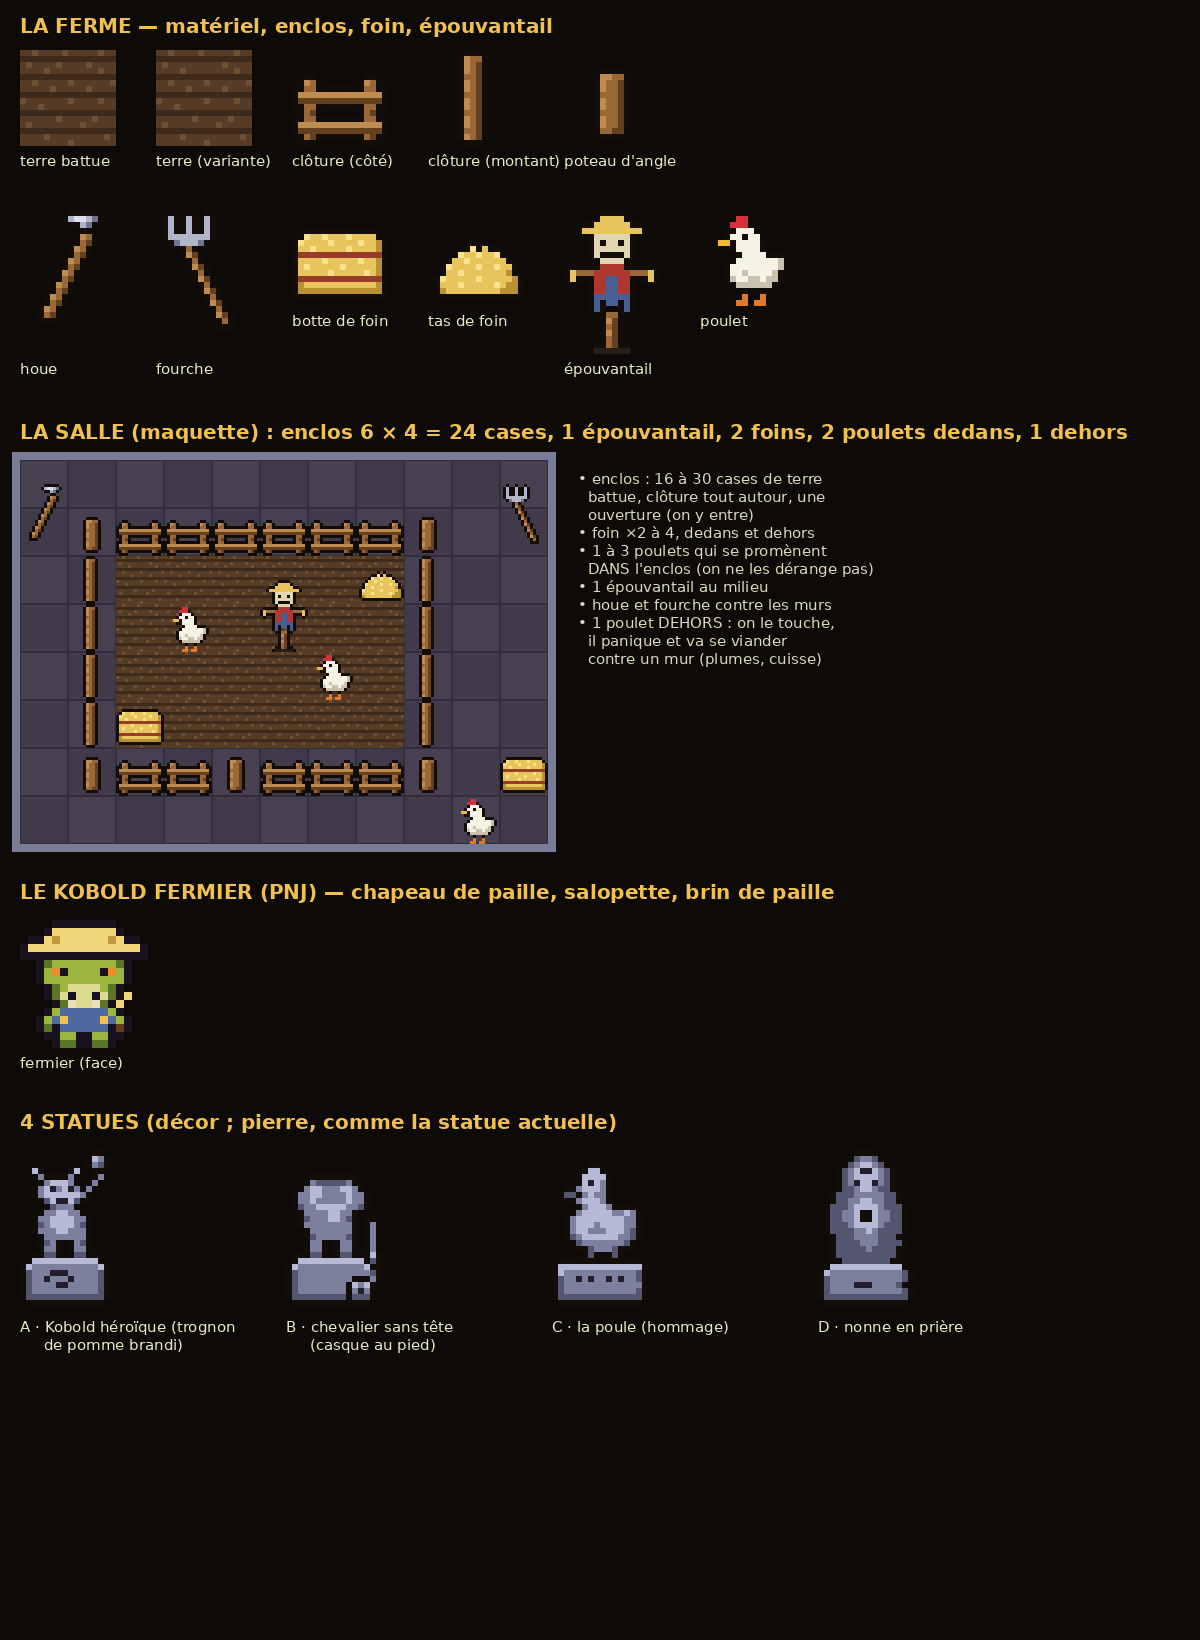

The script that saved this image:
"""Planche « ferme_v1 » (Thomas, 2026-11-13) : la salle de la ferme, le Kobold fermier et 4 statues.
À valider sur image avant d'entrer dans le jeu.  python3 art/ferme_v1.py → art/ferme_v1.png"""
from PIL import Image, ImageDraw, ImageFont

S = 6  # agrandissement de la planche

PAL = {
    ".": None,
    "K": (18, 13, 8), "k": (40, 30, 22),
    # terre battue
    "e": (86, 60, 38), "E": (110, 80, 50), "f": (62, 42, 26),
    # bois
    "B": (154, 104, 54), "b": (100, 64, 30), "W": (190, 140, 80),
    # métal
    "S": (176, 182, 200), "D": (110, 116, 140), "H": (220, 224, 236),
    # foin
    "Y": (232, 196, 92), "y": (186, 146, 52), "Z": (250, 226, 140), "r": (150, 60, 40),
    # tissu épouvantail
    "R": (176, 54, 48), "U": (70, 96, 150), "u": (44, 62, 104), "T": (226, 214, 178),
    # pierre des statues
    "s": (124, 128, 158), "d": (84, 86, 112), "h": (182, 186, 214), "x": (34, 30, 44),
    # poulet
    "w": (246, 242, 230), "c": (201, 194, 174), "o": (224, 122, 42), "j": (240, 184, 48), "q": (216, 48, 58),
}


def sprite(rows, pal=PAL):
    h, w = len(rows), len(rows[0])
    img = Image.new("RGBA", (w, h), (0, 0, 0, 0))
    px = img.load()
    for y, row in enumerate(rows):
        assert len(row) == w, (row, w)
        for x, ch in enumerate(row):
            c = pal.get(ch)
            if c:
                px[x, y] = c + (255,)
    return img


SOIL = [
    "eeEeeeeEeeeeeEee",
    "fffffffffffffffff"[:16],
    "eEeeeeEeeeeEeeee",
    "eeeeEeeeeeeeeEee",
    "ffffffffffffffff",
    "eeEeeeeeEeeeeeeE",
    "eeeeeEeeeeeEeeee",
    "ffffffffffffffff",
    "EeeeeeeeEeeeeEee",
    "eeeEeeeeeeeeeeee",
    "ffffffffffffffff",
    "eeeeeeEeeeeeEeee",
    "eEeeeeeeeeEeeeee",
    "ffffffffffffffff",
    "eeeeEeeeeeeeeeEe",
    "eeeeeeeeEeeeeeee",
]
SPROUT = [r for r in SOIL]
SPROUT = [
    "eeEeeeeEeeeeeEee",
    "ffffffffffffffff",
    "eEeeeAeeeeeEeeee".replace("A", "e"),
    "eeeeEeeeeeeeeEee",
    "ffffffffffffffff",
    "eeEeeeeeEeeeeeeE",
    "eeeeeEeeeeeEeeee",
    "ffffffffffffffff",
    "EeeeeeeeEeeeeEee",
    "eeeEeeeeeeeeeeee",
    "ffffffffffffffff",
    "eeeeeeEeeeeeEeee",
    "eEeeeeeeeeEeeeee",
    "ffffffffffffffff",
    "eeeeEeeeeeeeeeEe",
    "eeeeeeeeEeeeeeee",
]

FENCE_H = [
    "................",
    "................",
    "................",
    "................",
    "..KK........KK..",
    ".KWBK......KWBK.",
    "KKBBKKKKKKKKBBKK",
    "KWWWWWWWWWWWWWWK",
    "KbbbbbbbbbbbbbbK",
    "KKBBKKKKKKKKBBKK",
    ".KBbK......KBbK.",
    "KKBBKKKKKKKKBBKK",
    "KWWWWWWWWWWWWWWK",
    "KbbbbbbbbbbbbbbK",
    "KKBbKKKKKKKKBbKK",
    ".KKK........KKK.",
]
FENCE_V = [
    "......KKK.......",
    ".....KWBBK......",
    ".....KWBbK......",
    ".....KWBbK......",
    ".....KBBbK......",
    ".....KWBbK......",
    ".....KWBbK......",
    ".....KBBbK......",
    ".....KWBbK......",
    ".....KWBbK......",
    ".....KBBbK......",
    ".....KWBbK......",
    ".....KWBbK......",
    ".....KBBbK......",
    ".....KWBbK......",
    "......KKK.......",
]
FENCE_POST = [
    "................",
    "................",
    "................",
    "......KKKK......",
    ".....KWWBBK.....",
    ".....KWBBbK.....",
    ".....KWBBbK.....",
    ".....KBBBbK.....",
    ".....KWBBbK.....",
    ".....KWBBbK.....",
    ".....KBBBbK.....",
    ".....KWBBbK.....",
    ".....KWBBbK.....",
    ".....KBBbbK.....",
    "......KKKK......",
    "................",
]

HOE = [
    "........KKKKK...",
    ".......KSHHSDK..",
    "........KKSDK...",
    "..........KK....",
    ".........KWBK...",
    ".........KBbK...",
    "........KWBK....",
    "........KBbK....",
    ".......KWBK.....",
    ".......KBbK.....",
    "......KWBK......",
    "......KBbK......",
    ".....KWBK.......",
    ".....KBbK.......",
    "....KWBK........",
    "....KBbK........",
    "...KWBK.........",
    "...KBbK.........",
    "...KKK..........",
    "................",
    "................",
    "................",
    "................",
    "................",
]
FORK = [
    "..K..K..K.......",
    ".KSKKSKKSK......",
    ".KSKKSKKSK......",
    ".KSKKSKKSK......",
    ".KSSSSSSSK......",
    "..KDSSSDK.......",
    "....KBK.........",
    "....KWbK........",
    ".....KBK........",
    ".....KWbK.......",
    "......KBK.......",
    "......KWbK......",
    ".......KBK......",
    ".......KWbK.....",
    "........KBK.....",
    "........KWbK....",
    ".........KBK....",
    ".........KWbK...",
    "..........KBK...",
    "..........KKK...",
    "................",
    "................",
    "................",
    "................",
]

HAY = [
    "................",
    "................",
    "................",
    "..KKKKKKKKKKKK..",
    ".KZYYZYYYZYYYYK.",
    "KZYYYYZYYYYZYYyK",
    "KYYZYYYYYZYYYYyK",
    "KrrrrrrrrrrrrrrK",
    "KYYYYZYYYYYZYYyK",
    "KYZYYYYYZYYYYYyK",
    "KYYYYYZYYYYYZYyK",
    "KrrrrrrrrrrrrrrK",
    "KyYYYYYYYYYYYYyK",
    "KyyyyyyyyyyyyyyK",
    ".KKKKKKKKKKKKKK.",
    "................",
]
HAY_PILE = [
    "................",
    "................",
    "................",
    "................",
    "................",
    ".......K.K......",
    ".....KKZKYKK....",
    "....KZYYZYYZK...",
    "...KYYZYYYYYYK..",
    "..KZYYYYZYYZYYK.",
    "..KYYZYYYYYYYyK.",
    ".KZYYYYYZYYYYYyK",
    ".KYYYZYYYYYZYyyK",
    ".KyYYYYYYYYYyyyK",
    "..KKKKKKKKKKKKK.",
    "................",
]

SCARECROW = [
    "......KKKK......",
    ".....KYYYYK.....",
    "...KKYYYYYYKK...",
    "..KYYYYYYYYYYK..",
    "....KTTTTTTK....",
    "....KTKTTKTK....",
    "....KTTTTTTK....",
    "....KTKKKKTK....",
    ".....KTTTTK.....",
    ".KKKKKRRRRKKKKK.",
    "KYBBBRRRRRRBBBYK",
    "KYKKKRRUURRKKKYK",
    ".K..KRRUURRK..K.",
    "....KRRUURRK....",
    "....KUUUUUUK....",
    "....KUKUUKUK....",
    "....KUK..KUK....",
    ".....KKBBKK.....",
    "......KWbK......",
    "......KBbK......",
    "......KWbK......",
    "......KBbK......",
    ".....KKBbKK.....",
    "....KkkkkkkK....",
]

CHICKEN = [
    "................",
    "......qq........",
    ".....qqqK.......",
    ".....KwwwK......",
    "....KwwKwwK.....",
    "...jjKwwwwK.....",
    "....KKwwwwK.....",
    "......KwwwwKKK..",
    ".....KwwwwwwwcK.",
    "....KwwwwwwwwcK.",
    "....KwwcwwwwcK..",
    "....KcwwccwccK..",
    ".....KccccccK...",
    ".......K..K.....",
    ".......o..o.....",
    "......oo.oo.....",
]

# Kobold fermier : la tête du Schrat, chapeau de paille, salopette bleue, brin de paille au bec.
SCHRAT_PAL = {
    ".": None, "A": (156, 182, 62), "a": (92, 116, 38), "C": (176, 184, 194), "H": (120, 74, 38), "K": (24, 18, 30),
    "L": (222, 220, 146), "O": (24, 18, 30), "T": (232, 222, 190), "Y": (236, 140, 40), "b": (98, 62, 30),
    "Z": (240, 214, 120), "z": (190, 150, 60), "U": (78, 104, 160), "u": (48, 66, 110), "G": (240, 192, 80),
}
FARMER = [
    "....OOOOOOOO....",
    "...OZZZZZZZZO...",
    ".OOZzZZZZZZzZOO.",
    "OZZZZZZZZZZZZZZO",
    "OOOOOOOOOOOOOOOO",
    "..OaAAAAAAAAaO..",
    "..OAYKAAAAKYAO..",
    "..OAAAAAAAAAAO..",
    "...OaALLLLAaO...",
    "...OaLKLLKLaOZ..",
    "....OaTLLTaOZ...",
    "...OAUUUUUUAO...",
    "..OAUGUUUUGUAO..",
    "..OaOUUUUUUObO..",
    "...OOAAOOAAOO...",
    "....OaaOOaaO....",
]

# Statues (pierre, 16 × 27, comme la statue du jeu).
STATUE_KOBOLD = [
    "............KK..",
    "...........KhsK.",
    "..K......K.KsdK.",
    ".KhK....KhK.KK..",
    "..KsKKKKsK..Ks..",
    "...KshhhsK.Ks...",
    "..KshxshxsKs....",
    "..KshhhhhhsK....",
    "...KdhxxhdK.....",
    "....KdsssK......",
    "...KsshhssK.....",
    "..KsshhhhssK....",
    "..KdshhhhsdK....",
    "..KssshhsssK....",
    "...KsssssssK....",
    "...KdsK.KsdK....",
    "...KssK.KssK....",
    "..KKddK.KddKK...",
    ".KhhhhhhhhhhhK..",
    "KhssssssssssshK.",
    "KdsssxxxsssssdK.",
    "KdssxsssxssssdK.",
    "KdssssxxsssssdK.",
    "KdsssssssssssdK.",
    "KdddddddddddddK.",
    ".KKKKKKKKKKKKK..",
    "................",
]
STATUE_KNIGHT = [
    "................",
    "................",
    "................",
    "................",
    "....KKKKKKKK....",
    "...KsdddddsK....",
    "..KshhssshhsK...",
    ".KsshhsssshssK..",
    ".KsshssssshssK..",
    ".KdsshhhhhssdK..",
    "..KsssshhssK....",
    "..KdssshhsdK.KK.",
    "..KssssssssK.Ks.",
    "...KsssssssK.Ks.",
    "...KdsssssdK.Ks.",
    "...KssK.KssK.Ks.",
    "...KssK.KssK.Ks.",
    "..KKddK.KddKKKhK",
    ".KhhhhhhhhhhhKdK",
    "KhssssssssssshKK",
    "KdssssssssssssdK",
    "KdsssssssssKKKsK",
    "KdssssssssKhshK.",
    "KdssssssssKsxsK.",
    "KdddddddddKdddK.",
    ".KKKKKKKKKKKKK..",
    "................",
]
STATUE_HEN = [
    "................",
    "................",
    "......KK........",
    ".....KhhK.......",
    "....KhhhhK......",
    "....KhxhsK......",
    "..KKshhhsK......",
    ".KddKshssK......",
    "..KKshhhsK......",
    "....KshhhsKKKK..",
    "...KshhhhhsshsK.",
    "..KshhhhhhhhssK.",
    "..KshhhshhhhssK.",
    "..KshhssshhhsdK.",
    "..KdshhhhhhssdK.",
    "...KdsssssssdK..",
    "....KKdsssdKK...",
    ".....KdK.KdK....",
    ".KKKKKKKKKKKKKK.",
    "KhhhhhhhhhhhhhhK",
    "KhssssssssssssdK",
    "KdssxsxssxsxssdK",
    "KdsssssssssssssK",
    "KdssssssssssssdK",
    "KddddddddddddddK",
    ".KKKKKKKKKKKKKK.",
    "................",
]
STATUE_NUN = [
    "......KKKK......",
    ".....KdssdK.....",
    "....KdshhsdK....",
    "...KdshxxhsdK...",
    "...KdshhhhsdK...",
    "...KdsxhhxsdK...",
    "...KddshhsddK...",
    "..KdddsssssddK..",
    "..KddsshhssddK..",
    ".KdddshhhhsdddK.",
    ".KddsshKKhssddK.",
    ".KddsshKKhssddK.",
    ".KdddshhhhsdddK.",
    ".KddddsshsddddK.",
    "..KdddssssdddK..",
    "..KddddsssddddK.",
    "..KdddddsddddK..",
    "..KddddddddddK..",
    "..KKddddddddKK..",
    ".KhhhhhhhhhhhhK.",
    "KhssssssssssssdK",
    "KdssssssssssssdK",
    "KdssssxxxssssdK.",
    "KdssssssssssssdK",
    "KddddddddddddddK",
    ".KKKKKKKKKKKKKK.",
    "................",
]


def main():
    font = ImageFont.truetype("/usr/share/fonts/truetype/dejavu/DejaVuSans.ttf", 15)
    bold = ImageFont.truetype("/usr/share/fonts/truetype/dejavu/DejaVuSans-Bold.ttf", 20)
    W, H = 1200, 1640
    out = Image.new("RGB", (W, H), (13, 10, 8))
    d = ImageDraw.Draw(out)

    def put(rows, x, y, label, pal=PAL, scale=S):
        img = sprite(rows, pal)
        big = img.resize((img.width * scale, img.height * scale), Image.NEAREST)
        out.paste(big, (x, y), big)
        d.text((x, y + big.height + 6), label, fill=(240, 230, 200), font=font)

    d.text((20, 14), "LA FERME — matériel, enclos, foin, épouvantail", fill=(240, 192, 80), font=bold)
    x, y = 20, 50
    for rows, lab in [(SOIL, "terre battue"), (SPROUT, "terre (variante)"), (FENCE_H, "clôture (côté)"), (FENCE_V, "clôture (montant)"), (FENCE_POST, "poteau d'angle")]:
        put(rows, x, y, lab)
        x += 16 * S + 40
    x, y = 20, 210
    for rows, lab in [(HOE, "houe"), (FORK, "fourche"), (HAY, "botte de foin"), (HAY_PILE, "tas de foin"), (SCARECROW, "épouvantail"), (CHICKEN, "poulet")]:
        put(rows, x, y, lab)
        x += 16 * S + 40

    # La scène : un enclos de terre battue 6 × 4 dans une salle de dalles.
    d.text((20, 420), "LA SALLE (maquette) : enclos 6 × 4 = 24 cases, 1 épouvantail, 2 foins, 2 poulets dedans, 1 dehors", fill=(240, 192, 80), font=bold)
    sc = 3
    T = 16 * sc
    ox, oy = 20, 460
    cols, rows_ = 11, 8
    floor = (64, 58, 74)
    for j in range(rows_):
        for i in range(cols):
            c = floor if (i + j) % 2 else (70, 64, 80)
            d.rectangle([ox + i * T, oy + j * T, ox + i * T + T - 1, oy + j * T + T - 1], fill=c, outline=(50, 46, 60))
    d.rectangle([ox - 8, oy - 8, ox + cols * T + 7, oy + rows_ * T + 7], outline=(120, 124, 150), width=8)

    def at(rows_s, i, j, pal=PAL):
        img = sprite(rows_s, pal)
        big = img.resize((img.width * sc, img.height * sc), Image.NEAREST)
        out.paste(big, (ox + i * T, oy + (j + 1) * T - big.height), big)

    fx, fy, fw, fh = 2, 2, 6, 4
    for j in range(fy, fy + fh):
        for i in range(fx, fx + fw):
            at(SOIL if (i * 3 + j) % 4 else SPROUT, i, j)
    for i in range(fx - 1, fx + fw + 1):
        at(FENCE_H if fx - 1 < i < fx + fw else FENCE_POST, i, fy - 1)
        at(FENCE_H if fx - 1 < i < fx + fw and i != fx + 2 else FENCE_POST, i, fy + fh)
    for j in range(fy, fy + fh):
        at(FENCE_V, fx - 1, j)
        at(FENCE_V, fx + fw, j)
    at(SCARECROW, fx + 3, fy + 1)
    at(HAY, fx, fy + 3)
    at(HAY_PILE, fx + 5, fy)
    at(CHICKEN, fx + 1, fy + 1)
    at(CHICKEN, fx + 4, fy + 2)
    at(HOE, 0, 1)
    at(FORK, 10, 1)
    at(HAY, 10, 6)
    at(CHICKEN, 9, 7)
    d.text((ox + cols * T + 30, oy + 10), "• enclos : 16 à 30 cases de terre\n  battue, clôture tout autour, une\n  ouverture (on y entre)\n• foin ×2 à 4, dedans et dehors\n• 1 à 3 poulets qui se promènent\n  DANS l'enclos (on ne les dérange pas)\n• 1 épouvantail au milieu\n• houe et fourche contre les murs\n• 1 poulet DEHORS : on le touche,\n  il panique et va se viander\n  contre un mur (plumes, cuisse)", fill=(220, 214, 190), font=font)

    # Le Kobold fermier.
    d.text((20, 880), "LE KOBOLD FERMIER (PNJ) — chapeau de paille, salopette, brin de paille", fill=(240, 192, 80), font=bold)
    put(FARMER, 20, 920, "fermier (face)", SCHRAT_PAL, 8)

    # Les statues.
    d.text((20, 1110), "4 STATUES (décor ; pierre, comme la statue actuelle)", fill=(240, 192, 80), font=bold)
    x = 20
    for rows, lab in [(STATUE_KOBOLD, "A · Kobold héroïque (trognon\n     de pomme brandi)"), (STATUE_KNIGHT, "B · chevalier sans tête\n     (casque au pied)"), (STATUE_HEN, "C · la poule (hommage)"), (STATUE_NUN, "D · nonne en prière")]:
        put(rows, x, 1150, lab)
        x += 16 * S + 170
    out.save("art/ferme_v1.png")


if __name__ == "__main__":
    main()
